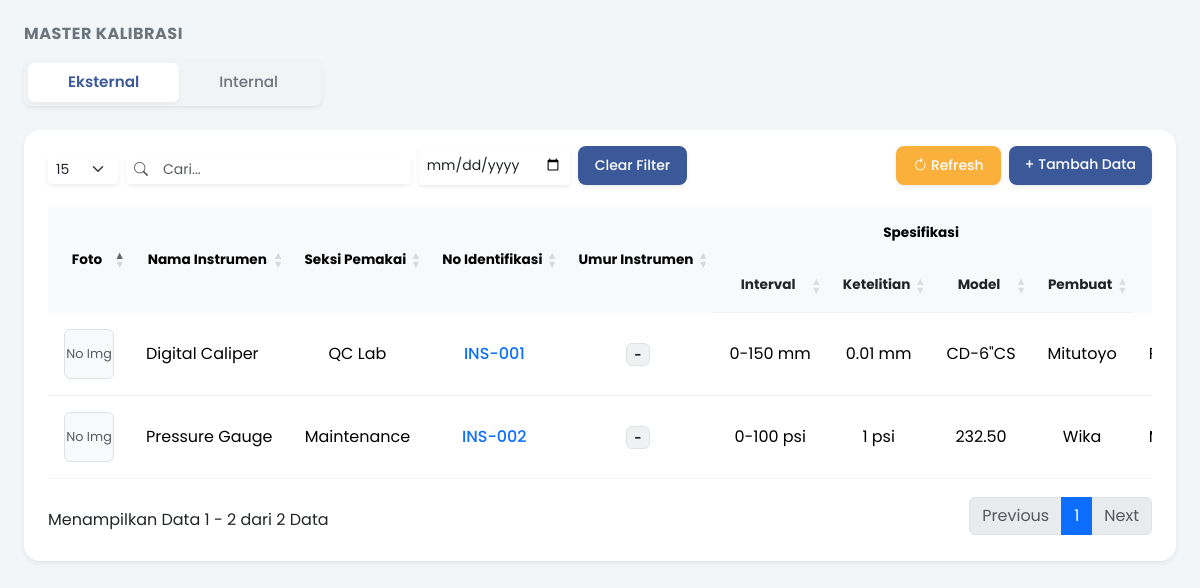
The page / on the database its author committed.
### tables this page shows
CREATE TABLE IF NOT EXISTS `master_instrumen` (
  `id` INT(11) UNSIGNED AUTO_INCREMENT PRIMARY KEY,
  `nomor_identifikasi` VARCHAR(100) NOT NULL UNIQUE,
  `nama_instrumen` VARCHAR(255) NOT NULL,
  `seksi_pemakai` VARCHAR(100) DEFAULT NULL,
  `interval_kapasitas` VARCHAR(100) DEFAULT NULL,
  `ketelitian` VARCHAR(100) DEFAULT NULL,
  `model_tipe` VARCHAR(100) DEFAULT NULL,
  `pembuat` VARCHAR(255) DEFAULT NULL,
  `kegunaan` VARCHAR(255) DEFAULT NULL,
  `periode_kalibrasi` INT(11) DEFAULT NULL,
  `tanggal_mulai_digunakan` DATE DEFAULT NULL,
  `batas_penerimaan` VARCHAR(100) DEFAULT NULL,
  `keterangan` TEXT DEFAULT NULL,
  `foto_alat` VARCHAR(255) DEFAULT NULL,
  `created_at` DATETIME DEFAULT NULL,
  `updated_at` DATETIME DEFAULT NULL
);

### application/controllers/Kalibrasi.php (called while the page is built, shortened)
<?php
class Kalibrasi extends CI_Controller {
    public function __construct() {
        $this->load->model('MasterInstrumen_model');
        $this->load->model('RiwayatKalibrasi_model');
    }
    public function index() {
        $instrumenList = $this->MasterInstrumen_model->getInstrumenWithLatestKalibrasi();
        $data = array(
            'title' => 'E-Calibration | Data Instrumen',
            'instrumen' => $instrumenList
        );
        $this->load->view('layout/header', $data);
        $this->load->view('kalibrasi/index', $data);
        $this->load->view('layout/footer', $data);
    }
}

### index.php (called while the page is built, shortened)
<?php
require_once BASEPATH.'core/CodeIgniter.php';

### application/models/MasterInstrumen_model.php (called while the page is built, shortened)
<?php
class MasterInstrumen_model extends CI_Model {
    protected $table = 'master_instrumen';
    public function getInstrumenWithLatestKalibrasi() {
        $this->db->select('master_instrumen.*, latest_riwayat.tanggal_terakhir, latest_riwayat.nomor_sertifikat, latest_riwayat.badan_kalibrasi, latest_riwayat.file_sertifikat, latest_riwayat.tanggal_berikutnya');
        $subquery = '(
            SELECT r1.*
            FROM riwayat_kalibrasi r1
            INNER JOIN (
                SELECT nomor_identifikasi, MAX(id) as max_id
                FROM riwayat_kalibrasi
                GROUP BY nomor_identifikasi
            ) r2 ON r1.id = r2.max_id
        ) latest_riwayat';
        $this->db->join($subquery, 'master_instrumen.nomor_identifikasi = latest_riwayat.nomor_identifikasi', 'left');
        return $this->db->get($this->table)->result();
    }
}

### application/helpers/custom_helper.php (called while the page is built, shortened)
<?php
if (!function_exists('esc')) {
    function esc($data, $context = 'html') {
        return html_escape($data);
    }
}
if (!function_exists('hitung_umur_instrumen')) {
    function hitung_umur_instrumen($tanggal_mulai) {
        if (empty($tanggal_mulai) || $tanggal_mulai === '0000-00-00') {
            return '-';
        }
    }
}

### application/views/kalibrasi/index.php (the view, shortened to what this page needs)
<div class="mb-4 mt-3">
    <h6 class="text-uppercase fw-bold text-secondary mb-3" style="letter-spacing: 0.5px;">MASTER KALIBRASI</h6>
    <div class="kalibrasi-tabs shadow-sm">
        <a href="<?= base_url('kalibrasi') ?>" class="kalibrasi-tab active">Eksternal</a>
        <a href="<?= base_url('kalibrasi-internal') ?>" class="kalibrasi-tab">Internal</a>
    </div>
</div>
<div class="card border-0 shadow-sm rounded-4">
    <div class="card-body p-4">
        <div class="row align-items-center mb-3 g-2">
            <div class="col-12 col-md-5 col-lg-4 d-flex gap-2">
                <select id="customLength" class="form-select form-select-sm shadow-sm border-0" style="width: 70px; flex-shrink: 0;">
                    <option value="15" selected>15</option>
                </select>
                <div class="input-group input-group-sm shadow-sm border-0 bg-white rounded flex-grow-1">
                    <span class="input-group-text bg-white border-0 text-muted"><i class="bi bi-search"></i></span>
                    <input type="text" id="customSearch" class="form-control border-0 shadow-none" placeholder="Cari...">
                </div>
            </div>
            <div class="col-12 col-md-auto d-flex gap-2 mt-2 mt-md-0">
                <input type="date" id="customDateFilter" class="form-control form-control-sm shadow-sm border-0 flex-grow-1" style="min-width: 140px;" title="Pilih tanggal">
                <button id="clearFilterBtn" class="btn btn-sm text-white shadow-sm text-nowrap px-3" style="background-color: #3b5998;">Clear Filter</button>
            </div>
            <div class="col-12 col-md-auto ms-md-auto mt-2 mt-md-0 d-flex justify-content-end gap-2">
                <button id="refreshBtn" class="btn btn-sm text-white shadow-sm text-nowrap px-3" style="background-color: #fbb03b;"><i class="bi bi-arrow-clockwise"></i> Refresh</button>
                <a href="<?= base_url('kalibrasi/create') ?>" class="btn btn-sm btn-primary shadow-sm px-3 fw-medium" style="background-color: #3b5998; border: none;">+ Tambah Data</a>
            </div>
        </div>
        <table id="tabelInstrumen" class="table table-hover align-middle mb-0 table-sm text-nowrap text-center" style="width:100%">
                <thead class="bg-light align-middle text-center text-dark" style="font-size: 0.85rem;">
                    <tr class="border-bottom border-light">
                        <th rowspan="2" class="fw-bold border-bottom-0 align-middle text-center">Foto</th>
                        <th rowspan="2" class="fw-bold border-bottom-0 align-middle text-center">Nama Instrumen</th>
                        <th rowspan="2" class="fw-bold border-bottom-0 align-middle text-center">Seksi Pemakai</th>
                        <th rowspan="2" class="fw-bold border-bottom-0 align-middle text-center">No Identifikasi</th>
                        <th rowspan="2" class="fw-bold border-bottom-0 align-middle text-center">Umur Instrumen</th>
                        <th colspan="4" class="fw-bold border-bottom-0 text-center">Spesifikasi</th>
                        <th rowspan="2" class="fw-bold border-bottom-0 align-middle text-center">Kegunaan</th>
                    </tr>
                    <tr>
                        <th class="fw-bold text-dark text-center">Interval</th>
                        <th class="fw-bold text-dark text-center">Ketelitian</th>
                        <th class="fw-bold text-dark text-center">Model</th>
                        <th class="fw-bold text-dark text-center">Pembuat</th>
                    </tr>
                </thead>
                <tbody>
                    <?php if(empty($instrumen)) : ?>
                        <tr>
                            <td colspan="19" class="text-center py-4 text-muted">Belum ada data instrumen.</td>
                        </tr>
                    <?php else : ?>
                        <?php foreach($instrumen as $item) : ?>
                            <tr>
                                <td>
                                    <?php if(!empty($item->foto_alat)): ?>
                                        <img src="<?= base_url('uploads/instrumen/' . esc($item->foto_alat)) ?>" alt="Foto" class="img-thumbnail" style="width: 50px; height: 50px; object-fit: cover;">
                                    <?php else: ?>
                                        <div class="bg-light d-flex align-items-center justify-content-center text-muted border rounded" style="width: 50px; height: 50px; font-size: 0.8rem;">No Img</div>
                                    <?php endif; ?>
                                </td>
                                <td class="text-start"><?= esc($item->nama_instrumen ?? '-') ?></td>
                                <td><?= esc($item->seksi_pemakai ?? '-') ?></td>
                                <td class="fw-medium text-primary"><?= esc($item->nomor_identifikasi) ?></td>
                                <td><span class="badge bg-secondary bg-opacity-10 text-dark border"><?= esc(hitung_umur_instrumen($item->tanggal_mulai_digunakan ?? '')) ?></span></td>
                                <td><?= esc($item->interval_kapasitas ?? '-') ?></td>
                                <td><?= esc($item->ketelitian ?? '-') ?></td>
                                <td><?= esc($item->model_tipe ?? '-') ?></td>
                                <td><?= esc($item->pembuat ?? '-') ?></td>
                                <td class="text-start"><?= esc($item->kegunaan ?? '-') ?></td>
                            </tr>
                        <?php endforeach; ?>
                    <?php endif; ?>
                </tbody>
        </table>
    </div>
</div>

### application/views/layout/header.php (shortened to what this page needs)
<!DOCTYPE html>
<html lang="en">
<head>
    <link href="https://cdn.jsdelivr.net/npm/bootstrap@5.3.2/dist/css/bootstrap.min.css" rel="stylesheet">
    <link rel="stylesheet" href="https://cdn.jsdelivr.net/npm/bootstrap-icons@1.11.3/font/bootstrap-icons.min.css">
    <link href="https://cdn.datatables.net/1.13.7/css/dataTables.bootstrap5.min.css" rel="stylesheet">
</head>
<body>
    <div class="container-fluid px-4 mt-4">

### application/views/layout/footer.php (shortened to what this page needs)
    </div>
</body>
</html>

### application/views/layout/header.php (style rules this page uses)
body { font-family: 'Poppins', sans-serif; background-color: #f3f6f9; }
.card { border: none; border-radius: 12px; box-shadow: 0 4px 6px rgba(0,0,0,.04); margin-bottom: 24px; }
.table > :not(caption) > * > * { padding: 1rem 1rem; background-color: transparent; border-bottom-color: #edf2f9; }
.btn { border-radius: 8px; font-weight: 500; padding: 0.5rem 1rem; }

### application/views/kalibrasi/index.php (style rules this page uses)
.kalibrasi-tabs { display: inline-flex; background-color: #f1f3f5; border-radius: 8px; padding: 4px; }
.kalibrasi-tab { padding: 8px 40px; color: #6c757d; text-decoration: none; font-weight: 500; font-size: 0.95rem; border-radius: 6px; transition: all 0.2s ease; }
.kalibrasi-tab.active { background-color: #ffffff; color: #3b5998; font-weight: 600; box-shadow: 0 2px 4px rgba(0,0,0,0.05); }

### rows shown on the page
master_instrumen: nama_instrumen "Digital Caliper", seksi_pemakai "QC Lab", nomor_identifikasi "INS-001", tanggal_mulai_digunakan "-", interval_kapasitas "0-150 mm", ketelitian "0.01 mm", model_tipe "CD-6\"CS", pembuat "Mitutoyo"
master_instrumen: nama_instrumen "Pressure Gauge", seksi_pemakai "Maintenance", nomor_identifikasi "INS-002", tanggal_mulai_digunakan "-", interval_kapasitas "0-100 psi", ketelitian "1 psi", model_tipe "232.50", pembuat "Wika"
